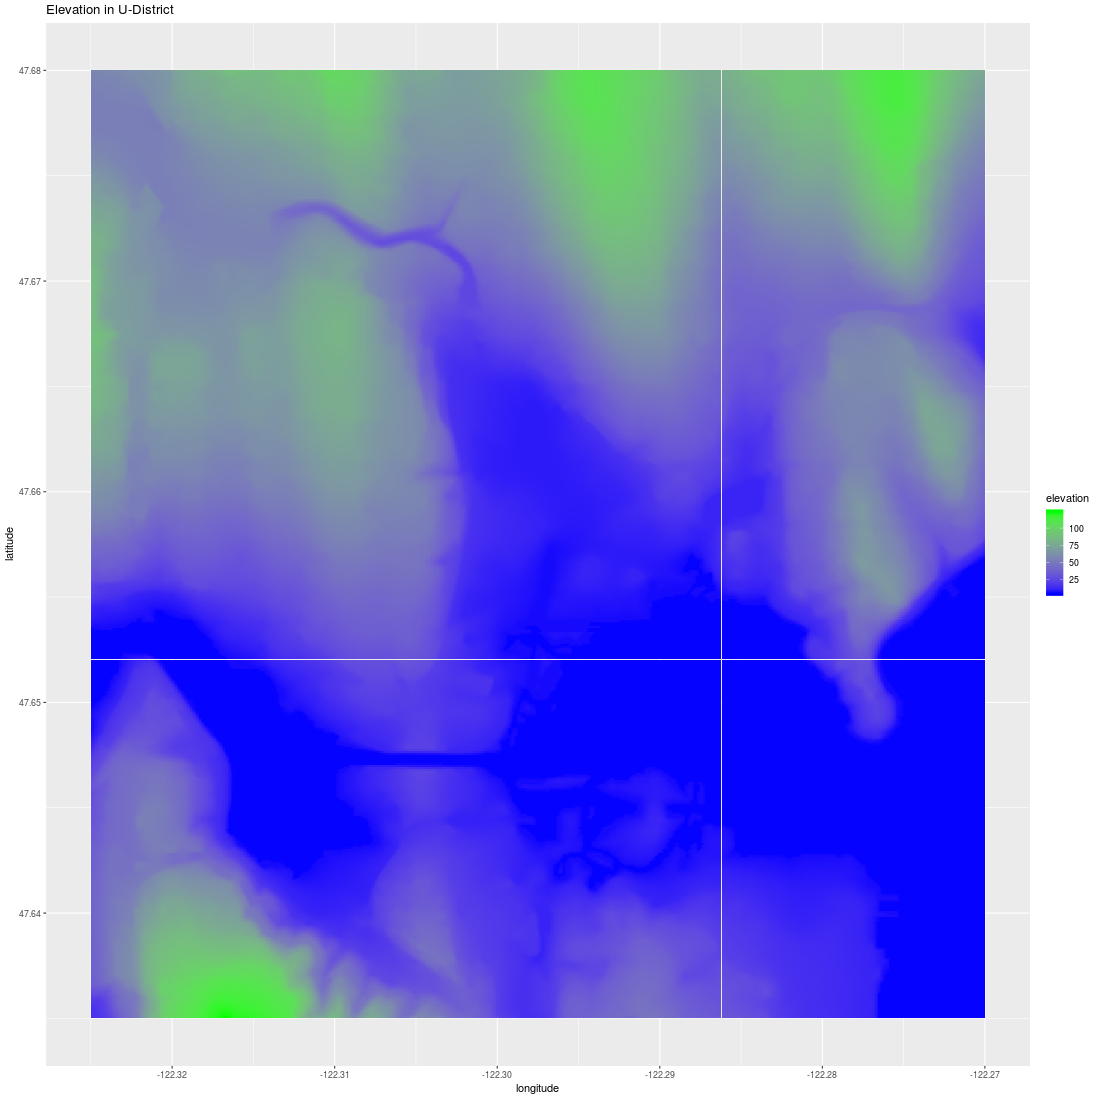

Source code (R):
library(dplyr)
library(ggplot2)

data <- read.delim("/opt/data/uw-elevations.csv.bz2")

png("elevation.png")
data %>% ggplot(aes(lon, lat)) + geom_tile(aes(fill=elevation)) + scale_fill_gradient(low = "blue", high = "green") + labs(x = "longitude", y = "latitude", title = "Elevation in U-District")
dev.off()
